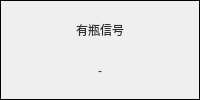
                <widget class="QFrame" name="verticalFrame">
                 <property name="frameShape">
                  <enum>QFrame::Box</enum>
                 </property>
                 <property name="lineWidth">
                  <number>1</number>
                 </property>
                 <layout class="QVBoxLayout" name="verticalLayout_5">
                  <property name="leftMargin">
                   <number>0</number>
                  </property>
                  <property name="rightMargin">
                   <number>0</number>
                  </property>
                  <item>
                   <widget class="QLabel" name="label_9">
                    <property name="styleSheet">
                     <string notr="true">color: rgb(50,50,50);

font: 14pt &quot;微软雅黑&quot;;</string>
                    </property>
                    <property name="text">
                     <string>有瓶信号</string>
                    </property>
                    <property name="alignment">
                     <set>Qt::AlignCenter</set>
                    </property>
                   </widget>
                  </item>
                  <item>
                   <layout class="QGridLayout" name="gridLayout_7" rowstretch="0" columnstretch="1,3,1">
                    <item row="0" column="0">
                     <widget class="QLabel" name="label_10">
                      <property name="text">
                       <string/>
                      </property>
                     </widget>
                    </item>
                    <item row="0" column="1">
                     <widget class="QLabel" name="X1Sig">
                      <property name="styleSheet">
                       <string notr="true">color: rgb(50,50,50);

font: 14pt &quot;微软雅黑&quot;;

alignment:AlignHCenter,AlignVCenter;</string>
                      </property>
                      <property name="text">
                       <string>-</string>
                      </property>
                      <property name="alignment">
                       <set>Qt::AlignCenter</set>
                      </property>
                     </widget>
                    </item>
                    <item row="0" column="2">
                     <widget class="QLabel" name="label_11">
                      <property name="text">
                       <string/>
                      </property>
                     </widget>
                    </item>
                   </layout>
                  </item>
                 </layout>
                </widget>
